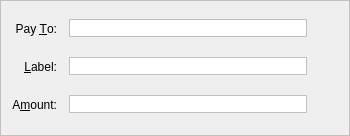
<?xml version="1.0" encoding="UTF-8"?>
<ui version="4.0">
 <class>SendCoinsEntry</class>
 <widget class="QFrame" name="SendCoinsEntry">
  <property name="geometry">
   <rect>
    <x>0</x>
    <y>0</y>
    <width>350</width>
    <height>136</height>
   </rect>
  </property>
  <property name="windowTitle">
   <string>Form</string>
  </property>
  <property name="styleSheet">
   <string notr="true">border: 1px solid #c4c1bd;</string>
  </property>
  <property name="frameShape">
   <enum>QFrame::StyledPanel</enum>
  </property>
  <property name="frameShadow">
   <enum>QFrame::Sunken</enum>
  </property>
  <layout class="QGridLayout" name="gridLayout">
   <property name="spacing">
    <number>12</number>
   </property>
   <item row="3" column="0">
    <widget class="QLabel" name="label_2">
     <property name="styleSheet">
      <string notr="true">border: 0;</string>
     </property>
     <property name="text">
      <string>Pay &amp;To:</string>
     </property>
     <property name="alignment">
      <set>Qt::AlignRight|Qt::AlignTrailing|Qt::AlignVCenter</set>
     </property>
     <property name="buddy">
      <cstring>payTo</cstring>
     </property>
    </widget>
   </item>
   <item row="8" column="0">
    <widget class="QLabel" name="label">
     <property name="styleSheet">
      <string notr="true">border: 0;</string>
     </property>
     <property name="text">
      <string>A&amp;mount:</string>
     </property>
     <property name="alignment">
      <set>Qt::AlignRight|Qt::AlignTrailing|Qt::AlignVCenter</set>
     </property>
     <property name="buddy">
      <cstring>payAmount</cstring>
     </property>
    </widget>
   </item>
   <item row="5" column="0">
    <widget class="QLabel" name="label_4">
     <property name="styleSheet">
      <string notr="true">border: 0;</string>
     </property>
     <property name="text">
      <string>&amp;Label:</string>
     </property>
     <property name="alignment">
      <set>Qt::AlignRight|Qt::AlignTrailing|Qt::AlignVCenter</set>
     </property>
     <property name="buddy">
      <cstring>addAsLabel</cstring>
     </property>
    </widget>
   </item>
   <item row="5" column="1">
    <layout class="QHBoxLayout" name="horizontalLayout_2">
     <item>
      <widget class="QValidatedLineEdit" name="addAsLabel">
       <property name="toolTip">
        <string>Enter a label for this address to add it to your address book</string>
       </property>
      </widget>
     </item>
     <item>
      <widget class="QToolButton" name="addressBookButton">
       <property name="toolTip">
        <string>Choose address from address book</string>
       </property>
       <property name="styleSheet">
        <string notr="true">border: none;</string>
       </property>
       <property name="text">
        <string/>
       </property>
       <property name="icon">
        <iconset resource="../bitcoin.qrc">
         <normaloff>:/icons/block</normaloff>:/icons/block</iconset>
       </property>
       <property name="shortcut">
        <string>Alt+A</string>
       </property>
      </widget>
     </item>
    </layout>
   </item>
   <item row="8" column="1">
    <layout class="QHBoxLayout" name="horizontalLayout">
     <item>
      <widget class="BitcoinAmountField" name="payAmount">
       <property name="styleSheet">
        <string notr="true"/>
       </property>
      </widget>
     </item>
     <item>
      <widget class="QToolButton" name="deleteButton">
       <property name="toolTip">
        <string>Remove this recipient</string>
       </property>
       <property name="styleSheet">
        <string notr="true">border: none;</string>
       </property>
       <property name="text">
        <string/>
       </property>
       <property name="icon">
        <iconset resource="../bitcoin.qrc">
         <normaloff>:/icons/remove</normaloff>:/icons/remove</iconset>
       </property>
      </widget>
     </item>
    </layout>
   </item>
   <item row="3" column="1">
    <layout class="QHBoxLayout" name="payToLayout">
     <item>
      <widget class="QValidatedLineEdit" name="payTo">
       <property name="toolTip">
        <string>The address to send the payment to (e.g. Piratecash_Address_Here_QsAqFckyf9pRHN)</string>
       </property>
       <property name="maxLength">
        <number>80</number>
       </property>
      </widget>
     </item>
     <item>
      <widget class="QToolButton" name="pasteButton">
       <property name="toolTip">
        <string>Paste address from clipboard</string>
       </property>
       <property name="styleSheet">
        <string notr="true">border: none;</string>
       </property>
       <property name="text">
        <string/>
       </property>
       <property name="icon">
        <iconset resource="../bitcoin.qrc">
         <normaloff>:/icons/editpaste</normaloff>:/icons/editpaste</iconset>
       </property>
       <property name="shortcut">
        <string>Alt+P</string>
       </property>
      </widget>
     </item>
    </layout>
   </item>
  </layout>
 </widget>
 <customwidgets>
  <customwidget>
   <class>QValidatedLineEdit</class>
   <extends>QLineEdit</extends>
   <header>qvalidatedlineedit.h</header>
  </customwidget>
  <customwidget>
   <class>BitcoinAmountField</class>
   <extends>QLineEdit</extends>
   <header>bitcoinamountfield.h</header>
   <container>1</container>
  </customwidget>
 </customwidgets>
 <resources>
  <include location="../bitcoin.qrc"/>
 </resources>
 <connections/>
</ui>
